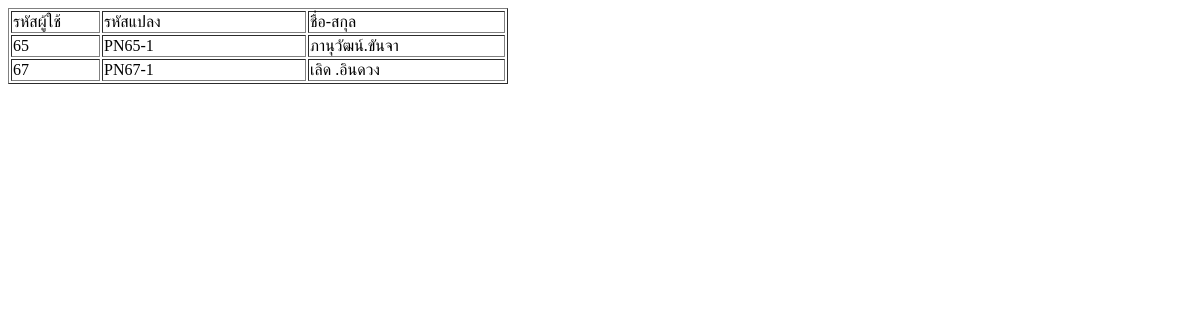
The app's page /gen_plot.php, older data.
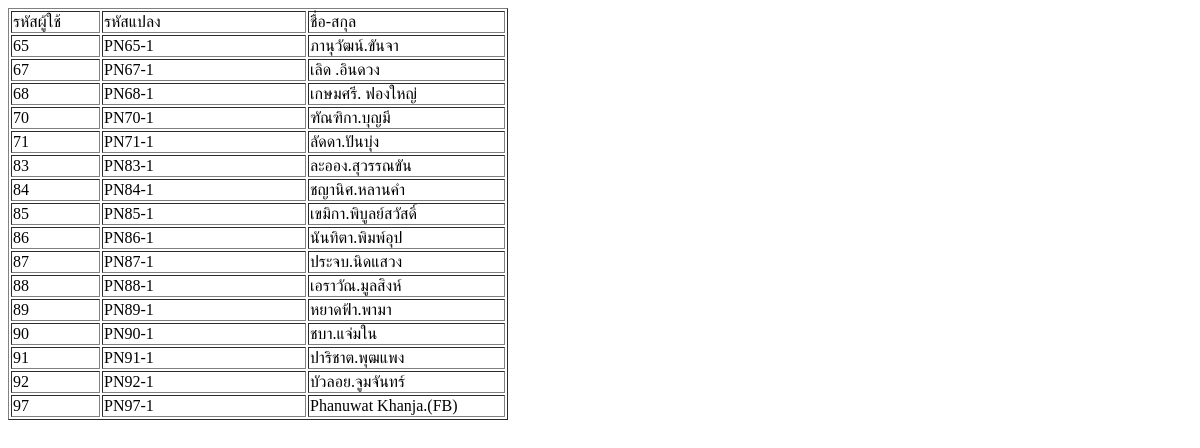
The same page, newer data.
### tables this page shows
CREATE TABLE `tb_plot` (
  `idplot` int(11) NOT NULL,
  `iduser` int(11) NOT NULL,
  `codeplot` varchar(10) DEFAULT NULL,
  `area` varchar(200) DEFAULT NULL,
  `water` varchar(100) DEFAULT NULL,
  `lat` double DEFAULT NULL,
  `lng` double DEFAULT NULL,
  `zm` int(11) DEFAULT NULL,
  `icon` varchar(20) DEFAULT NULL,
  `comment` varchar(200) DEFAULT NULL
);

CREATE TABLE `tb_user` (
  `iduser` int(11) NOT NULL,
  `code` varchar(45) DEFAULT NULL,
  `prefix` varchar(45) DEFAULT NULL,
  `cf_aca_position` varchar(45) DEFAULT NULL,
  `firstname` varchar(45) DEFAULT NULL,
  `lastname` varchar(45) DEFAULT NULL,
  `hnumber` varchar(45) DEFAULT NULL,
  `cardnumber` varchar(45) DEFAULT NULL,
  `birtdate` varchar(45) DEFAULT NULL,
  `address` varchar(255) DEFAULT NULL,
  `postcode` varchar(45) DEFAULT NULL,
  `tel` varchar(45) DEFAULT NULL,
  `mobile` varchar(45) DEFAULT NULL,
  `fax` varchar(45) DEFAULT NULL,
  `email` varchar(45) DEFAULT NULL,
  `picture` varchar(45) DEFAULT NULL,
  `idmoo` varchar(45) DEFAULT NULL,
  `idtambon` varchar(45) DEFAULT NULL,
  `idamphur` varchar(45) DEFAULT NULL,
  `idgroup` varchar(45) DEFAULT NULL,
  `facebook` varchar(50) DEFAULT NULL,
  `permit` varchar(1) DEFAULT NULL,
  `username` varchar(45) DEFAULT NULL,
  `password` varchar(45) DEFAULT NULL,
  `status` varchar(1) DEFAULT NULL,
  `update_time` datetime DEFAULT NULL,
  `cf_userlevel` varchar(1) DEFAULT NULL,
  `cf_slevel` int(1) DEFAULT NULL
);

### gen_plot.php (the view, shortened to what this page needs)
<!doctype html>
<html>
<head>
</head>
<body>
<?php
$sql="select tb_user.iduser, tb_plot.codeplot, tb_user.firstname, tb_user.lastname from tb_plot, tb_user where tb_plot.iduser=tb_user.iduser order by tb_user.iduser ASC";
$result=mysqli_query($connect,$sql);
echo '<table border="1">
  <tbody>
    <tr>
      <td width="85">รหัสผู้ใช้</td>
      <td width="200">รหัสแปลง</td>
      <td width="193">ชื่อ-สกุล</td>
    </tr>';
 while($row=mysqli_fetch_array($result)){
 echo "   <tr>
      <td>$row[0]</td>
      <td>$row[1]</td>
      <td>$row[2].$row[3]</td>
    </tr>";
 }
?>
  </tbody>
</table>
</body>
</html>

Row changes from the older to the newer data that the page shows:
added tb_plot: iduser.iduser "68", codeplot "PN68-1", iduser.firstname "เกษมศรี", iduser.lastname "ฟองใหญ่"
added tb_plot: iduser.iduser "70", codeplot "PN70-1", iduser.firstname "ฑัณฑิกา", iduser.lastname "บุญมี"
added tb_plot: iduser.iduser "71", codeplot "PN71-1", iduser.firstname "ลัดดา", iduser.lastname "ปันบุ่ง"
added tb_plot: iduser.iduser "83", codeplot "PN83-1", iduser.firstname "ละออง", iduser.lastname "สุวรรณขัน"
added tb_plot: iduser.iduser "84", codeplot "PN84-1", iduser.firstname "ชญานิศ", iduser.lastname "หลานคำ"
added tb_plot: iduser.iduser "85", codeplot "PN85-1", iduser.firstname "เขมิกา", iduser.lastname "พิบูลย์สวัสดิ์"
added tb_plot: iduser.iduser "86", codeplot "PN86-1", iduser.firstname "นันทิตา", iduser.lastname "พิมพ์อุป"
added tb_plot: iduser.iduser "87", codeplot "PN87-1", iduser.firstname "ประจบ", iduser.lastname "นิดแสวง"
added tb_plot: iduser.iduser "88", codeplot "PN88-1", iduser.firstname "เอราวัณ", iduser.lastname "มูลสิงห์"
added tb_plot: iduser.iduser "89", codeplot "PN89-1", iduser.firstname "หยาดฟ้า", iduser.lastname "พามา"
added tb_plot: iduser.iduser "90", codeplot "PN90-1", iduser.firstname "ชบา", iduser.lastname "แจ่มใน"
added tb_plot: iduser.iduser "91", codeplot "PN91-1", iduser.firstname "ปาริชาต", iduser.lastname "พุฒแพง"
added tb_plot: iduser.iduser "92", codeplot "PN92-1", iduser.firstname "บัวลอย", iduser.lastname "จูมจันทร์"
added tb_plot: iduser.iduser "97", codeplot "PN97-1", iduser.firstname "Phanuwat Khanja", iduser.lastname "(FB)"
